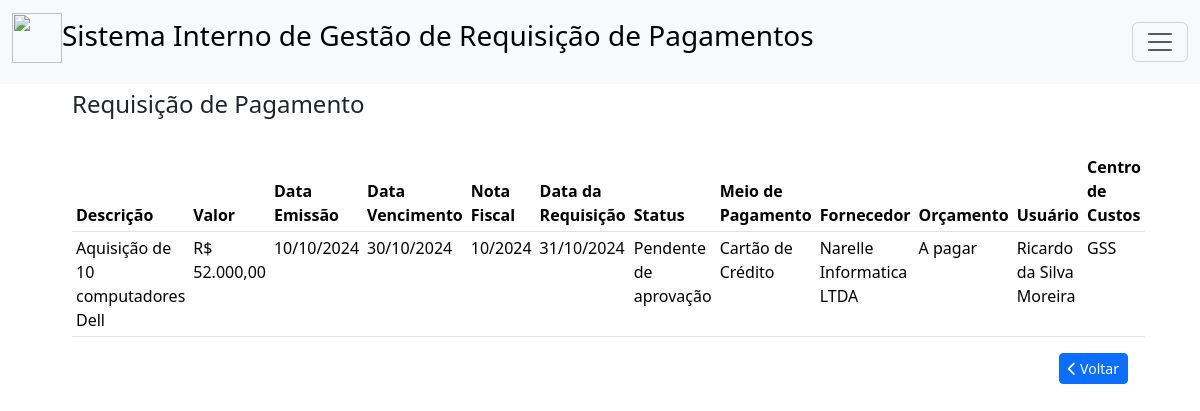
/listar_requisicaopagamento.php, run on the app's committed database.
### tables this page shows
CREATE TABLE IF NOT EXISTS `requisicaopagamento` (
  `idRequisicaoPagamento` int NOT NULL AUTO_INCREMENT,
  `descricao` varchar(254) NOT NULL,
  `valor` float NOT NULL,
  `dataEmissao` date DEFAULT NULL,
  `dataVencimento` date DEFAULT NULL,
  `numeroNF` varchar(45) DEFAULT NULL,
  `dataRequisicao` date DEFAULT NULL,
  `status` int DEFAULT NULL,
  `MeioPagamento_idMeioPagamento` int NOT NULL,
  `Fornecedor_idFornecedor` int NOT NULL,
  `Orcamento_idOrcamento` int NOT NULL,
  `Usuario_idUsuario` int NOT NULL,
  `CCustos_idCCustos` int NOT NULL,
  PRIMARY KEY (`idRequisicaoPagamento`,`MeioPagamento_idMeioPagamento`,`Fornecedor_idFornecedor`,`Orcamento_idOrcamento`,`Usuario_idUsuario`,`CCustos_idCCustos`),
  KEY `fk_RequisicaoPagamento_MeioPagamento1_idx` (`MeioPagamento_idMeioPagamento`),
  KEY `fk_RequisicaoPagamento_Fornecedor1_idx` (`Fornecedor_idFornecedor`),
  KEY `fk_RequisicaoPagamento_Orcamento1_idx` (`Orcamento_idOrcamento`),
  KEY `fk_RequisicaoPagamento_Usuario1_idx` (`Usuario_idUsuario`),
  KEY `fk_RequisicaoPagamento_CCustos1_idx` (`CCustos_idCCustos`),
  CONSTRAINT `fk_RequisicaoPagamento_CCustos1` FOREIGN KEY (`CCustos_idCCustos`) REFERENCES `ccustos` (`idCCustos`),
  CONSTRAINT `fk_RequisicaoPagamento_Fornecedor1` FOREIGN KEY (`Fornecedor_idFornecedor`) REFERENCES `fornecedor` (`idFornecedor`),
  CONSTRAINT `fk_RequisicaoPagamento_MeioPagamento1` FOREIGN KEY (`MeioPagamento_idMeioPagamento`) REFERENCES `meiopagamento` (`idMeioPagamento`),
  CONSTRAINT `fk_RequisicaoPagamento_Orcamento1` FOREIGN KEY (`Orcamento_idOrcamento`) REFERENCES `orcamento` (`idOrcamento`),
  CONSTRAINT `fk_RequisicaoPagamento_Usuario1` FOREIGN KEY (`Usuario_idUsuario`) REFERENCES `usuario` (`idUsuario`)
);

CREATE TABLE IF NOT EXISTS `meiopagamento` (
  `idMeioPagamento` int NOT NULL AUTO_INCREMENT,
  `descricao` varchar(45) DEFAULT NULL,
  PRIMARY KEY (`idMeioPagamento`)
);

CREATE TABLE IF NOT EXISTS `fornecedor` (
  `idFornecedor` int NOT NULL AUTO_INCREMENT,
  `nome` varchar(254) NOT NULL,
  `rua` varchar(45) DEFAULT NULL,
  `numero` varchar(10) DEFAULT NULL,
  `bairro` varchar(45) DEFAULT NULL,
  `cidade` varchar(45) DEFAULT NULL,
  `uf` varchar(2) DEFAULT NULL,
  `cnpj` varchar(45) DEFAULT NULL,
  `email` varchar(45) DEFAULT NULL,
  `telefone` varchar(15) DEFAULT NULL,
  PRIMARY KEY (`idFornecedor`),
  UNIQUE KEY `CNPJ_UNIQUE` (`cnpj`)
);

CREATE TABLE IF NOT EXISTS `orcamento` (
  `idOrcamento` int NOT NULL AUTO_INCREMENT,
  `codigo` varchar(45) DEFAULT NULL,
  `descricao` varchar(45) DEFAULT NULL,
  PRIMARY KEY (`idOrcamento`),
  UNIQUE KEY `codigo_UNIQUE` (`codigo`)
);

CREATE TABLE IF NOT EXISTS `usuario` (
  `idUsuario` int NOT NULL AUTO_INCREMENT,
  `nome` varchar(45) NOT NULL,
  `email` varchar(45) NOT NULL,
  `senha` varchar(45) NOT NULL,
  `dataCriacao` date NOT NULL,
  `status` bit(1) DEFAULT NULL,
  `PerfilUsuario_idPerfilUsuario` int NOT NULL,
  `Secao_idSecao` int NOT NULL,
  PRIMARY KEY (`idUsuario`,`PerfilUsuario_idPerfilUsuario`,`Secao_idSecao`) USING BTREE,
  UNIQUE KEY `email_UNIQUE` (`email`),
  KEY `fk_Usuario_PerfilUsuario1_idx` (`PerfilUsuario_idPerfilUsuario`),
  KEY `fk_Usuario_secao1_idx` (`Secao_idSecao`) USING BTREE,
  CONSTRAINT `fk_Usuario_PerfilUsuario1` FOREIGN KEY (`PerfilUsuario_idPerfilUsuario`) REFERENCES `perfilusuario` (`idPerfilUsuario`),
  CONSTRAINT `fk_Usuario_secao1` FOREIGN KEY (`Secao_idSecao`) REFERENCES `secao` (`idSecao`)
);

CREATE TABLE IF NOT EXISTS `ccustos` (
  `idCCustos` int NOT NULL AUTO_INCREMENT,
  `codigo` varchar(45) DEFAULT NULL,
  `descricao` varchar(45) DEFAULT NULL,
  PRIMARY KEY (`idCCustos`),
  UNIQUE KEY `codigo_UNIQUE` (`codigo`)
);

### listar_requisicaopagamento.php (the view, shortened to what this page needs)
<!DOCTYPE html>
<html>
    <head>
        <link href="https://cdn.jsdelivr.net/npm/bootstrap@5.3.3/dist/css/bootstrap.min.css" rel="stylesheet">
    </head>
    <body>
    <nav class="navbar bg-body-tertiary fixed-top">
    <div class="container-fluid">
    <a class="navbar-brand" href="#"><h3><img src="img/logo2.png" width="50px" height="50px">Sistema Interno de Gestão de Requisição de Pagamentos</h3></a>
    <button class="navbar-toggler" type="button" data-bs-toggle="offcanvas" data-bs-target="#offcanvasNavbar" aria-controls="offcanvasNavbar" aria-label="Toggle navigation">
        <span class="navbar-toggler-icon"></span>
    </button>
    </div>
    </nav>
    <div class="container-fluid" style="margin-top: 90px; width: 90%;" >
        <h4>Requisição de Pagamento</h4>
        <br>
        <table class="table table-sm table-hover">
            <thead>
                <tr>
                <th scope="col">Descrição</th>
                <th scope="col">Valor</th>
                <th scope="col">Data Emissão</th>
                <th scope="col">Data Vencimento</th>
                <th scope="col">Nota Fiscal</th>
                <th scope="col">Data da Requisição</th>
                <th scope="col">Status</th>
                <th scope="col">Meio de Pagamento</th>
                <th scope="col">Fornecedor</th>
                <th scope="col">Orçamento</th>
                <th scope="col">Usuário</th>
                <th scope="col">Centro de Custos</th>
                </tr>
            </thead>
            <tbody>
                    <?php
                        include 'conexao.php';
                        $sql = "SELECT  requisicaopagamento.idRequisicaoPagamento,
                                        requisicaopagamento.descricao,
                                        CONCAT('R$ ',FORMAT(requisicaopagamento.valor,2,'de_DE')) AS valor,
                                        DATE_FORMAT(requisicaopagamento.dataEmissao, '%d/%m/%Y') AS dataEmissao,
                                        DATE_FORMAT(requisicaopagamento.dataVencimento, '%d/%m/%Y') AS dataVencimento,
                                        requisicaopagamento.numeroNF,
                                        DATE_FORMAT(requisicaopagamento.dataRequisicao, '%d/%m/%Y') AS dataRequisicao,
                                        meiopagamento.descricao AS meiopagamento,
                                        fornecedor.nome AS fornecedor,
                                        orcamento.descricao AS orcamento,
                                        usuario.nome AS requisitante,
                                        ccustos.descricao AS ccusto,
                                        case requisicaopagamento.status
                                            when 0 then 'Pendente de aprovação'
                                            when 1 then 'Aprovado por gestor'
                                            when 2 then 'Aprovação financeira' END AS status
                                FROM requisicaopagamento
                                LEFT JOIN meiopagamento ON
                                            meiopagamento.idMeioPagamento = requisicaopagamento.MeioPagamento_idMeioPagamento
                                LEFT JOIN fornecedor ON
                                            fornecedor.idFornecedor = requisicaopagamento.Fornecedor_idFornecedor
                                LEFT JOIN orcamento ON
                                            orcamento.idOrcamento = requisicaopagamento.Orcamento_idOrcamento
                                LEFT JOIN usuario ON
                                            usuario.idUsuario = requisicaopagamento.Usuario_idUsuario
                                LEFT JOIN ccustos ON
                                            ccustos.idCCustos = requisicaopagamento.CCustos_idCCustos
                                ORDER BY requisicaopagamento.dataRequisicao";
                        $buscar = mysqli_query($conexao, $sql);
                        while ($array = mysqli_fetch_array($buscar)) {
                            $descricao = $array['descricao'];
                            $valor = $array['valor'];
                            $dataEmissao = $array['dataEmissao'];
                            $dataVencimento = $array['dataVencimento'];
                            $numeroNF = $array['numeroNF'];
                            $dataRequisicao = $array['dataRequisicao'];
                            $status = $array['status'];
                            $MeioPagamento_idMeioPagamento = $array['meiopagamento'];
                            $Fornecedor_idFornecedor = $array['fornecedor'];
                            $Orcamento_idOrcamento = $array['orcamento'];
                            $Usuario_idUsuario = $array['requisitante'];
                            $CCustos_idCCustos = $array['ccusto'];
                    ?>
                <tr>
                    <td><?php echo $descricao ?></td>
                    <td><?php echo $valor ?></td>
                    <td><?php echo $dataEmissao ?></td>
                    <td><?php echo $dataVencimento ?></td>
                    <td><?php echo $numeroNF ?></td>
                    <td><?php echo $dataRequisicao ?></td>
                    <td><?php echo $status ?></td>
                    <td><?php echo $MeioPagamento_idMeioPagamento ?></td>
                    <td><?php echo $Fornecedor_idFornecedor ?></td>
                    <td><?php echo $Orcamento_idOrcamento ?></td>
                    <td><?php echo $Usuario_idUsuario ?></td>
                    <td><?php echo $CCustos_idCCustos ?></td>
            <?php } ?>
                </tr>
            </tbody>
            </table>
        <div style="text-align: right;">
            <a href="menu.php" role="button" class="btn btn-sm btn-primary"><i class="fa-solid fa-chevron-left"></i>&nbsp;Voltar</a>
        </div>
    </div>
    </body>
</html>

### data on the page
requisicaopagamento: descricao "Aquisição de 10 computadores Dell", valor "R$ 52.000,00", dataEmissao "10/10/2024", dataVencimento "30/10/2024", numeroNF "10/2024", dataRequisicao "31/10/2024", status "Pendente de aprovação", MeioPagamento_idMeioPagamento.descricao "Cartão de Crédito", Fornecedor_idFornecedor.nome "Narelle Informatica LTDA", Orcamento_idOrcamento.descricao "A pagar", usuario.nome "Ricardo da Silva Moreira", CCustos_idCCustos.descricao "GSS"
